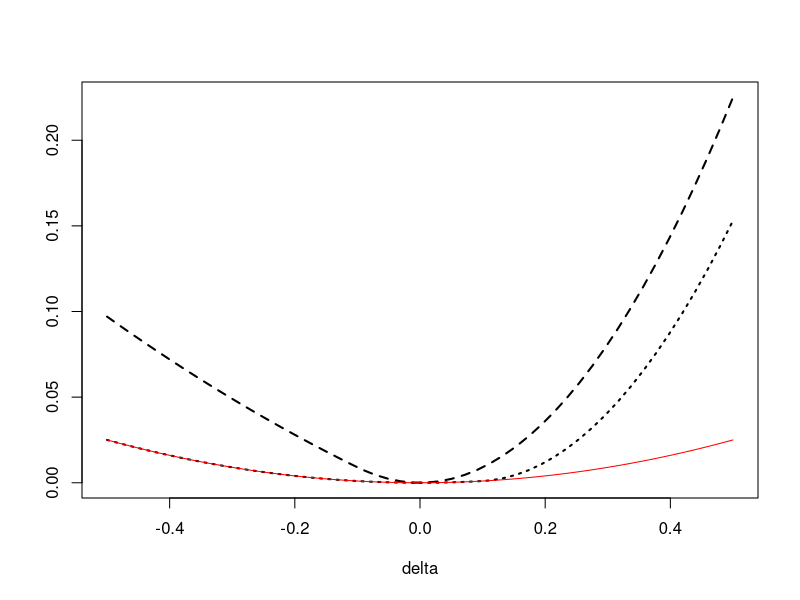

Recreate this plot in R.
delf = function(u, tau, delta) {
    abs(tau - as.numeric(u + delta < 0)) * (u + delta)^2 - abs(tau - as.numeric(u < 
        0)) * u^2 - 2 * (tau - as.numeric(u < 0)) * abs(u) * delta
}

del = seq(-0.5, 0.5, length = 50)
tau1 = 0.9
u   = 0.1
plot(del, delf(u = u, tau = tau1, delta = del), type = "l", lty = 2, lwd = 2, xlab = "delta", 
    ylab = "")
lines(del, delf(u = -u, tau = tau1, delta = del), lty = 3, lwd = 2)
lines(del, min(tau1, 1 - tau1) * del^2, col = "red")
